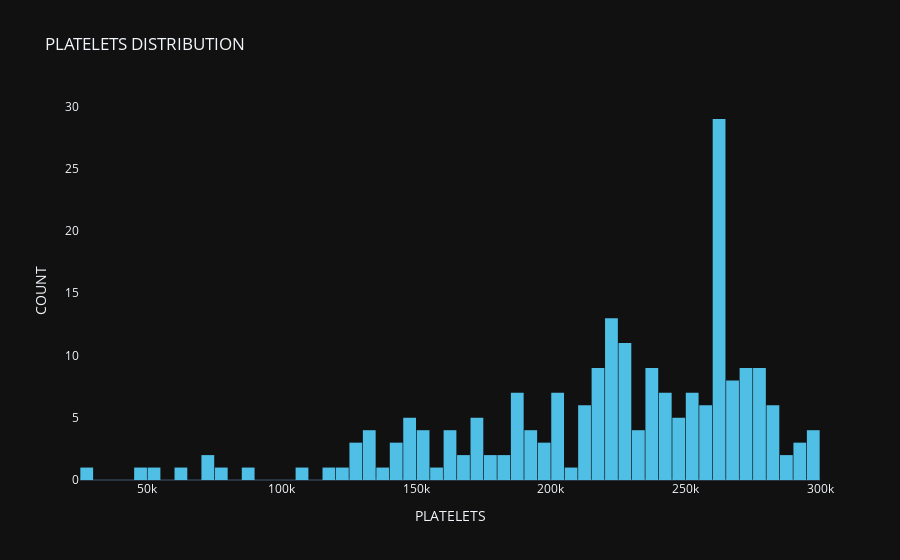

Here is the notebook cell this chart was saved with:
### Code cell
# Distribution of platelets

import plotly.graph_objects as go

fig = go.Figure()
fig.add_trace(go.Histogram(
    x = dataset['platelets'],
    xbins=dict( # bins used for histogram
        start=25000,
        end=300000,
        size=5000
    ),
    marker_color='#50BFE6',
    opacity=1
))

fig.update_layout(
    title_text='PLATELETS DISTRIBUTION',
    xaxis_title_text='PLATELETS',
    yaxis_title_text='COUNT', 
    bargap=0.05, # gap between bars of adjacent location coordinates
    xaxis =  {'showgrid': False },
    yaxis = {'showgrid': False },
    template = 'plotly_dark'
)

fig.show()

### Figure 1 — Plotly figure (JSON) as saved in the notebook; plotly's stock layout.template omitted (floating-point values rounded to 4 significant figures; data arrays with more than 128 entries replaced by an {"elided": "..."} marker saying what was removed)
{"data": [{"marker": {"color": "#50BFE6"}, "opacity": 1, "type": "histogram", "x": {"elided": "297 float values"}, "xbins": {"end": 300000, "size": 5000, "start": 25000}}], "layout": {"bargap": 0.05, "title": {"text": "PLATELETS DISTRIBUTION"}, "xaxis": {"showgrid": false, "title": {"text": "PLATELETS"}}, "yaxis": {"showgrid": false, "title": {"text": "COUNT"}}}}
